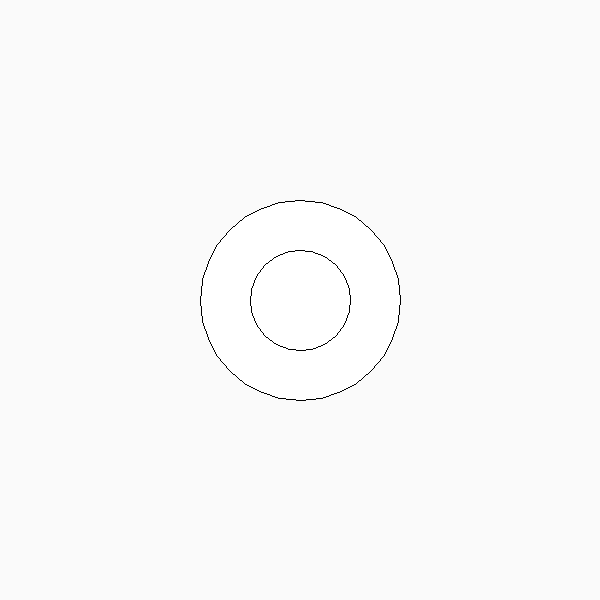
Frame 1 (no input)
Frame 60 (the mouse pressed at the canvas centre just before this capture): identical to frame 1, image omitted
Frame 120 (the mouse held since frame 60 and released just before this capture): identical to frame 1, image omitted

The Processing sketch that drew this single still picture (run headless with seeded random() and noise(); from frame 60 on, the mouse is pressed at the canvas centre):

// Processing sketch: day_02_04_advancedPMouse
// ── day_02_04_advancedPMouse.pde
// advanced - making pMouseX and pMouseY to capture previous mouse position and 
// compare current mouse position to it for various effects. 

// most stuff is commented out 

// this was all live coded as an example - start with a simple shape,
// then add variables to parameterize color, etc. 
// then make pMouseX etc. variables and assign it to mouseX each frame, 
// then make some shit with it. 

color circleColor;
int circleColRed;
float pMouseX; 
float pMouseY; 

int counter;

void setup() {
  background(250);
  size(600,600); 
  noSmooth(); 
  circleColRed = 0;
  circleColor = color(circleColRed,100,200); 
  counter = 0; 
  }

void draw() { 
   
   /*
   counter = (counter + 1) % 50;
   println(counter
   float diffX = abs(mouseX-pMouseX); 
   float diffY = abs(mouseY-pMouseY); 
   
   float diff = diffX + diffY;
   */
   
   /*
   circleColor = color(circleColRed,diff,diff);
   fill(circleColor);
   */

   ellipse(300, 300, 200, 200); 
   ellipse(300, 300, 100, 100);
   
   
   //ellipse(mouseX, mouseY, diff, diff); 
   
   //constrain(circleColRed, 0, 255);
   
   //circleColRed = (circleColRed + 1) % 255;
   //circleColRed++;  
   //println(circleColRed);
   
   //stroke(0,50);
  // strokeWeight(diff);
   //line(mouseX, mouseY, pMouseX, pMouseY);
   
   //pMouseX = mouseX;
   //pMouseY = mouseY; 

}
